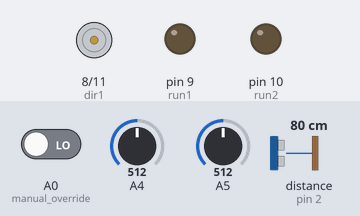
A sketch run on a simulated Arduino Uno, built with avr-gcc and run on an emulated ATmega328P. On the bench: motor-driver pin pairs drawn as motors (green arrow = first pin HIGH = forward, orange = second pin HIGH = backward, longer = more drive), output pins drawn as LEDs (lit = HIGH). Wiring (inferred from the names in the program): ultrasonic range finder: trigger pin 3; echo pin 2. The test bench sets the inputs (shaded band); at power-on: distance to the obstacle (sensor on pin 2) 80 cm, A0 (manual_override) LOW, A4 = 512, A5 = 512. The echo pulse lasts 58.3 µs per cm; pins used as bus, display or sensor lines are not drawn; what the sketch prints to the serial monitor is not drawn.

Above: at 1.2 s.
1.3 s: distance to the obstacle (sensor on pin 2) set to 23 cm
2.8 s: distance to the obstacle (sensor on pin 2) set to 18 cm
At 4.0 s:
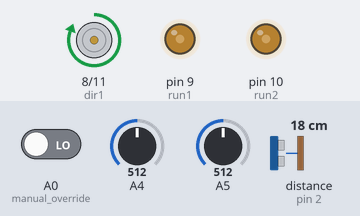
Timing chart, 0 to 5.8 s (numbered marks = the images above; inputs shaded):
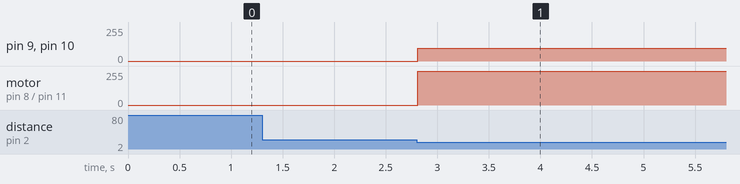

Measured:
- the behaviour switches between 21 and 20 cm on distance to the obstacle (sensor on pin 2) (found by bisection; images 0 and 1)
- after the input at 1.3 s, every drawn part: stays the same
- after the input at 2.8 s, pin 9 (run1), pin 10 (run2): 0/255 → 96/255 at once; motor on pin 8 (dir1) / pin 11 (dir2): stopped → forward 255/255 at once

The sketch:

SerialCommMotor.ino
```cpp
#define echoPinF 2
#define trigPinF 3
#define echoPinL 4
#define trigPinL 5
#define echoPinR 6
#define trigPinR 7

int i;
int run1 = 9;  // 0 to 255, 255 = max, 0 = stop
int run2 = 10; // 0 to 255, 255 = max, 0 = stop
int dir1 = 8;
int dir2 = 11;
int command,tc;
int speed;
int manual;
int Mf,Mr;
int receivedChar;
boolean newData = false;


// defines variables
double disforward; // variable for the distance of the forward sensor
double disleft; // distance of the left sensor
double disright;// distance of the right sensor

void setup() {
  pinMode(trigPinF, OUTPUT); // Sets the trigPin as an OUTPUT
  pinMode(echoPinF, INPUT); // Sets the echoPin as an INPUT
  pinMode(trigPinL, OUTPUT); // Sets the trigPin as an OUTPUT
  pinMode(echoPinL, INPUT); // Sets the echoPin as an INPUT
  pinMode(trigPinR, OUTPUT); // Sets the trigPin as an
  pinMode(echoPinR, INPUT); // Sets the echoPin as an INPUT

  pinMode(A0,INPUT); //manual override
  pinMode(A5,INPUT); //f/b
  pinMode(A4,INPUT); //l/r

  Serial.begin(115200);
  for(i=8; i <=11;i=i+1)
  {
    pinMode(i, OUTPUT);  //motor control
  }
  delay(10);
 //stop motors
  for(i=8; i <=11;i=i+1)
    {
      digitalWrite(i,LOW);
    }

   Serial.println("Type Command");

}

void loop() {


    //recvOneChar();
 disforward = measureDistance(trigPinF, echoPinF);

 manual = digitalRead(A0);
 Mf=analogRead(A5);
 Mr=analogRead(A4);


  if (manual==1){//manual override
	  if(Mf>=900){
		  command=210;
	  }
	  else if(Mf<=100){
		  command=211;
	  }
	  else{
		  if(Mr>=900){
			  command=212;
		  }
		  else if(Mr<=100){
			  command=213;
		  }
		  else{command=214;}
	  }
  }
  else {
    if (Serial.available()) { //replace the data type from string to char/int so it can use a switch case much more cleaner code than elif spamming
      tc = Serial.read();
      if(tc>200){

        if(tc==201){
          tc=Serial.read();
          if(tc<200){speed=tc;}
        }
        else{
          command=tc;
        }

      }

      //more functions can be added here

    }
    else{//command=200;
    }
  }

  if(disforward<20){command=211;}
  else{}

  //sub-200: speed
  //200 series: identifiers
  //210 series: motion
  switch (command) {
      case 210://Forward
        motorcontrol(speed,0,speed,1);
        break;
      case 211://Backward
        motorcontrol(96,1,96,0);
        break;
        case 212://Right
        motorcontrol(96,0,96,0);
        break;
        case 213://Left
        motorcontrol(96,1,96,1);
        break;
        case 214://Stop
        motorcontrol(0,0,0,0);
        break;
      default:
        motorcontrol(0,0,0,0);
        break;

      }

  delay(10);
}


void motorcontrol(int speed1, int mydir1, int speed2, int mydir2 )  {
  // motor1
  digitalWrite(dir1,mydir1); //direction control of motor1, 1 = REVERSE
  analogWrite(run1,speed1);  //speed control of motor1, 0 =stop, 255 =fastest
  // motor2
  digitalWrite(dir2,mydir2); //direction control of motor2, 1 = forward
  analogWrite(run2,speed2);  //speed control of motor2, 0 =stop, 255 =fastest
}

long measureDistance(int trigger, int echo){
  long duration = 0;
  // Clears the trigPin condition
  digitalWrite(trigger, LOW);
  delayMicroseconds(2);
  // Sets the trigPin HIGH (ACTIVE) for 10 microseconds
  digitalWrite(trigger, HIGH);
  delayMicroseconds(10);
  digitalWrite(trigger, LOW);
  // Reads the echoPin, returns the sound wave travel time in microseconds
  duration = pulseIn(echo, HIGH);
  // Calculating the distance
 return duration * 0.034 / 2; // Speed of sound wave divided by 2 (go and back)
}
```
